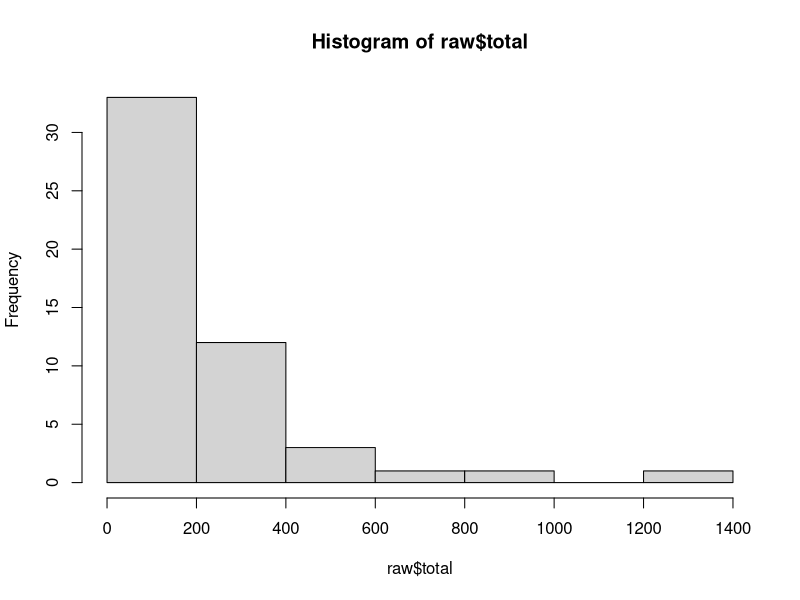
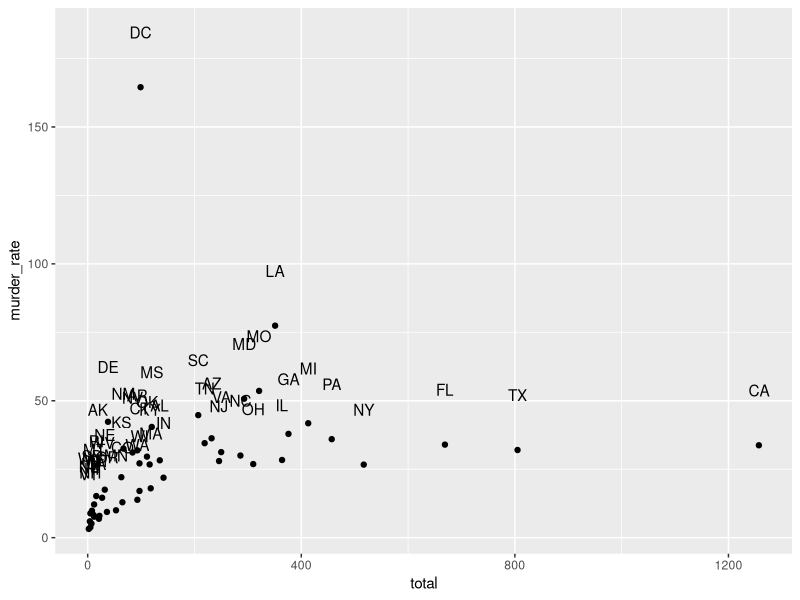
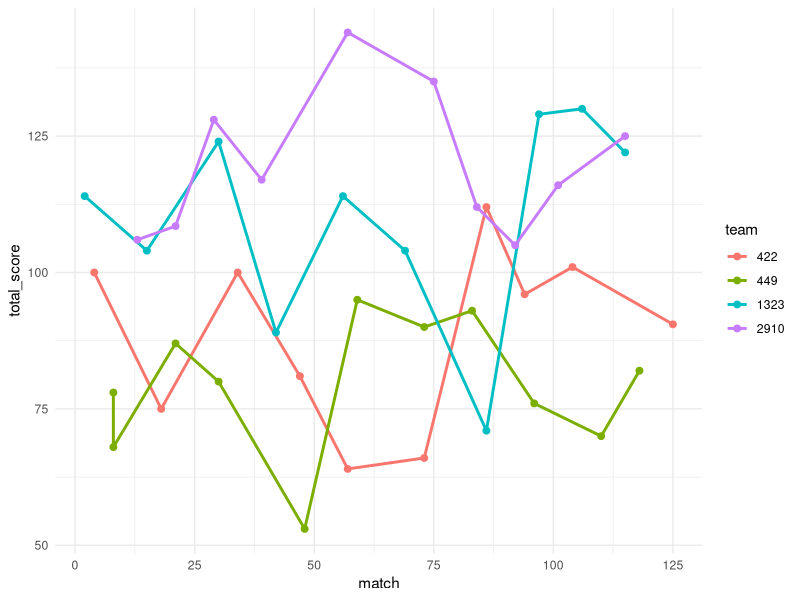

R code for these plots, in order: (Note: this script raises an error after producing the figures.)
## ---- chunk 1
#make sure to install these packages first 
library(dslabs) #Explain libraries
library(ggplot2) 
library(tidyverse)
library(scales)

raw = murders #use equal sign if no programming experience beforehand, use <- if they have experience

hist(raw$total) #have time figure this out with ?hist or help(hist), then reading the documentation
## ---- chunk 2
#Dataframes...
#What are they?

x <- c(1, 2, 3, 4, 5, 6, 7, 8, 9, 10)
y <- 1:10
# does x = y?

z <- data.frame(x, y)
#how would I access the x data? y data?
#how would I access a specific datapoint? z$x[4]

#what is tidy data?
#go to the slideshow https://docs.google.com/presentation/d/1EegeSUDCqnyg5rroPHMdVEJu8JtvQhFOtKkQcoXN7e8/edit?usp=sharing


## ---- chunk 3
raw <- murders |> #Explain the pipe operator
    mutate( #explain why we used mutate
        murder_rate = total/population * 10^6
    )

#raw$murder_rate <- raw$total / raw$population * 10^6   #alternative method, but gets annoying after more than one change

ggplot(raw, aes(x = total, y = murder_rate)) +  #explain the ggplot library/function, explain the aesthetics
    geom_point() + 
    geom_text(aes(label = abb), nudge_y = 20)
## ---- chunk 4
raw <- read.csv("shinyapp/data_files/newton/data.csv")
#choices: 422, 449, 1323, 2910
selected_teams <- c(422, 449, 1323, 2910) #explain c() -> maybe go into a tangent about R programming being mainly about vectors/lists, dataframes/tidies, etc.

past_match_points <- raw |>
    group_by(team) |>
    mutate(team = as.factor(team)) |>
    filter(team %in% selected_teams) |>
    summarize(
        team = team,
        match = match,
        total_score = 
            move*3 +
            auto_coral_L1_num*3 + auto_coral_L2_num*4 + auto_coral_L3_num*6 + auto_coral_L4_num*7 +
            robot_net_score*4 + proc_score*2.5 +
            coral_L1_num*2 + coral_L2_num*3 + coral_L3_num*4 + coral_L4_num*5 +
            ifelse(ending =="D", 12, ifelse(ending=="S",6,ifelse(ending=="P", 2, 0))),
    )

team_colors <- setNames(hue_pal()(length(levels(past_match_points$team))), levels(past_match_points$team))

ggplot(past_match_points, aes(x = match, y = total_score, color = team, group = team)) + 
    geom_line(size = 1) +
    geom_point(size = 2) + 
    scale_fill_manual(values = team_colors) +
    #scale_y_continuous(limits = c(0, max(past_match_points$total_score, na.rm = TRUE))) +
    #scale_x_continuous(breaks = unique(past_match_points$match)) +
    #labs(title = "Points Over Time", x = "Match", y = "Total Score", color = "Team") +
    theme_minimal()
## ---- chunk 5
#let's start doing bunnybots stuff! we should probably run through an exercise involving them generating fake data! reference the generating_data.qmd

#sample(x, size, replace = ?, )
#df <- data.frames?
#write_csv(df, file = "made_up_data.csv")

#This should take ~15-30 minutes top


## ---- chunk 6
library(tidyverse)
library(ggplot2)
scout_selected = "BP"
raw <- read.csv("shinyapp/data_files/all_data/data.csv")
data <- raw |>
    mutate(
        scout = toupper(scout),
        scout = trimws(scout),
        scout = gsub("[^[:alnum:]]", "", scout)    
    ) |>
    filter(scout == scout_selected) |>
    select(scout, match) |> 
    rowwise() |>
    mutate(
        scouted = nrow(data[data$match < match, 1])
    )


ggplot(data, aes(x = match, y = scouted)) +
    geom_line(color = "#a9000a") + 
    theme_bw() + 
    geom_vline(xintercept = 69) + 
    geom_vline(xintercept = 122) + 
    geom_vline(xintercept = 226) +
    geom_vline(xintercept = 344) + 
    annotate("text", x = 35, y = 150, label = "Glen Allen", color = "#a7000a") +
    annotate("text", x = 95, y = 150, label = "Severn", color = "#a7000a") +
    annotate("text", x = 175, y = 150, label = "DChamps", color = "#a7000a") +
    annotate("text", x = 290, y = 100, label = "Newton", color = "#a7000a") + 
    annotate("text", x = 355, y = 100, label = "CRI", color = "#a7000a") + 
    labs(
        title = paste("Matches scouted by", scout_selected, "over Reefscape"),
        x = "Match",
        y = "# of Matches Scouted"
    )
